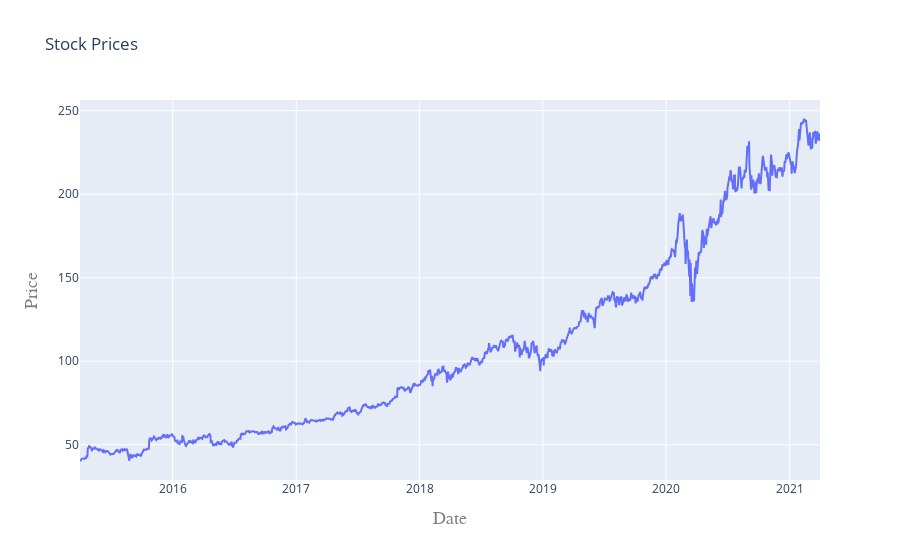

Notebook source saved alongside this figure:
### Code cell
#plot(plot) #plotting offline
iplot(plot)

### Figure 1 — Plotly figure (JSON) as saved in the notebook; plotly's stock layout.template omitted (floating-point values rounded to 4 significant figures; data arrays with more than 128 entries replaced by an {"elided": "..."} marker saying what was removed)
{"data": [{"type": "scatter", "x": {"elided": "1511 str values"}, "y": {"elided": "1511 float values"}}], "layout": {"title": {"text": "Stock Prices "}, "xaxis": {"title": {"font": {"color": "#7f7f7f", "family": "Courier New, monospace", "size": 18}, "text": "Date"}}, "yaxis": {"title": {"font": {"color": "#7f7f7f", "family": "Courier New, monospace", "size": 18}, "text": "Price"}}}}
